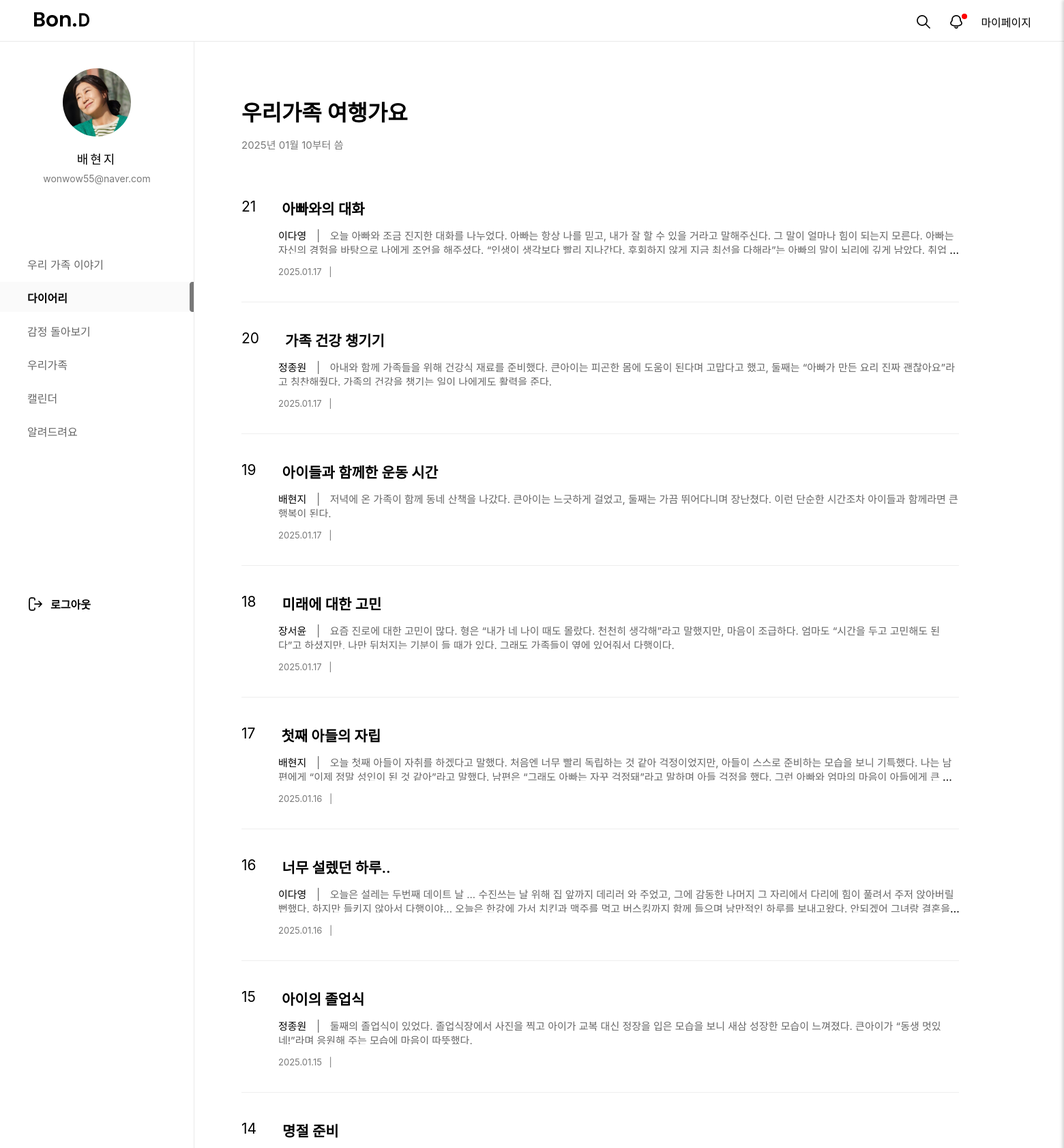
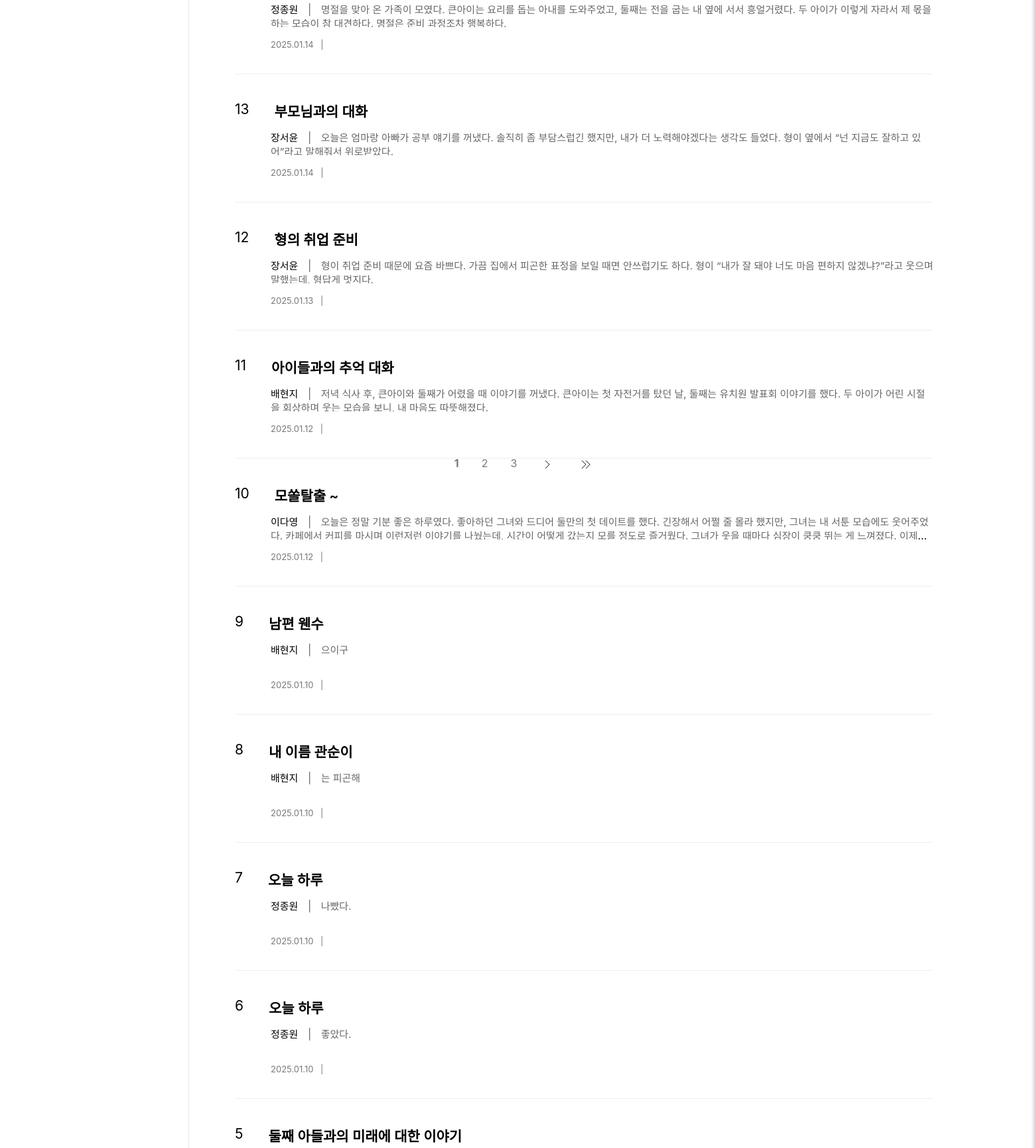
Screenshot of /diary/JdiaryList/ (signed in, upper part) with the database file from the repository (2 pictures, top to bottom).
### mypage/models.py (models this page shows, shortened)
class Img(models.Model):
  id = models.CharField(max_length=50, primary_key=True)  # 고유한 ID
  img = models.ImageField(upload_to='images/', null=True, blank=True, default='../static/images/calendar1/default_profile.png')  # 디폴트 이미지 설정

### loginpage/models.py (models this page shows, shortened)
class Member(models.Model):
  id = models.CharField(max_length=50,primary_key=True)
  pw = models.CharField(max_length=100)
  name = models.CharField(max_length=100)
  nicName = models.CharField(max_length=100,default='123')
  mail = models.EmailField(max_length=100)
  birthday = models.CharField(max_length=50)
  gender = models.CharField(max_length=10,choices=[('남자', '남자'), ('여자', '여자')])
  mdate = models.DateTimeField(auto_now=True)
  created_group = models.OneToOneField(
        'diary.GroupDiary',  # '앱이름.모델이름' 형식
        on_delete=models.SET_NULL,
        null=True,
        blank=True,
        related_name='creator'
    )
  joined_group = models.ForeignKey(
        'diary.GroupDiary',  # '앱이름.모델이름' 형식
        on_delete=models.SET_NULL,
        null=True,
        blank=True,
        related_name='members'
    )

### diary/models.py (models this page shows, shortened)
class GroupDiary(models.Model):
  gno = models.IntegerField(default=0, null=False)
  member = models.ForeignKey(Member,on_delete=models.DO_NOTHING, null=False)
  gtitle = models.CharField(max_length=200)
  gName = models.CharField(max_length=100, null=False, default="우리 가족") # 그룹이름
  created_at = models.DateTimeField(auto_now_add=True)
  role = models.IntegerField(default=1)

class Content(models.Model):
  cno = models.AutoField(primary_key=True)
  member = models.ForeignKey(Member,on_delete=models.DO_NOTHING, null=False) # 유저id & 닉네임 가져옴
  ctitle = models.CharField(max_length=1000)
  ccontent = models.TextField(null=True)
  cdate = models.DateTimeField(default=timezone.now)  # 기본값을 오늘 날짜로 설정
  group_diary  = models.ManyToManyField(GroupDiary, blank=True)
  image = models.ImageField(upload_to='diary_images/', blank=True, null=True)  # 이미지
  mdiary = models.ForeignKey(MdiaryBoard, on_delete=models.CASCADE, null=True, blank=True)

### diary/views.py (the view)
# urls.py: path('JdiaryList/', views.JdiaryList, name="JdiaryList"), # 생성한 다이어리 리스트
def JdiaryList(request):
	if request.method == "GET":
		session_id = request.session.get('session_id')  # 세션에서 'session_id'를 가져옴
		member = Member.objects.filter(id=session_id).first()
		qb = Img.objects.filter(id=session_id).first()
		if not member:
			return HttpResponse("사용자 정보가 존재하지 않습니다.", status=400)
		if member.joined_group:
			gno = member.joined_group.gno
			joingroup = GroupDiary.objects.filter(gno=gno).first()
			contents = joingroup.content_set.all().order_by("-cdate")  # 해당 GroupDiary에 연결된 모든 Content 객체 가져오기
			if not contents:
				return render(request, 'JdiaryList.html')
			npage = request.GET.get('npage', 1)
			paginator = Paginator(contents, 10)
			page_obj = paginator.get_page(npage)
			context = {
				'member':member,
				'content': page_obj.object_list,
				'JdiaryList':page_obj,
				'jdiary':contents,
				'joinDiary':joingroup,
				'qb':qb}
			return render(request, 'JdiaryList.html', context)
		else:
			context = {'qb':qb}
			return render(request, 'JdiaryList.html', context)

### diary/templates/JdiaryList.html (shortened to what this page needs)
{% load static %}
<!DOCTYPE html>
<html lang="ko">
<head>
  <link rel="stylesheet" href="{% static '/css/diary/Mdiary_list.css'%}">
  <link rel="stylesheet" href="{% static '/css/home/main.css'%}">
  <link rel="stylesheet" as="style" crossorigin href="https://cdn.jsdelivr.net/gh/orioncactus/pretendard@v1.3.9/dist/web/variable/pretendardvariable.min.css" />
</head>
</head>
<body>
	<div id="top_nav">
		<h1><a href="/main/index/"></a></h1>
		<ul class="top_menu">
			<li><a id="searchBtn"><img src="/static/images/home/search_icon.png" alt=""></a></li>
			<li>
				<a id="notiBtn">
						<img src="/static/images/home/bell_off_icon.png" alt="">
						<span class="notification-dot"></span>
				</a>
		</li>
			<li><a href="/mypage/main/">마이페이지</a></li>
		</ul>
	</div>
<div id="gnb">
  <div id="user_profile">
    <div id="pimg">
      <img src="{{ qb.img.url }}" alt="" />
    </div>
    <p id="uName">{{member.name}}</p>
    <p id="uEmail">{{member.mail}}</p>
  </div>
  <nav id="menu">
    <ul>
      <a href="/main/index/"><li class="menu_item">우리 가족 이야기</li></a>
      <a href="/diary/diaryHome/"><li class="menu_item active">다이어리</li></a>
      <a href="/emotion/main/"><li class="menu_item">감정 돌아보기</li></a>
      <a href="/family1/fam/"><li class="menu_item">우리가족</li></a>
      <a href="/calendar1/cal/"><li class="menu_item">캘린더</li></a>
      <a href="/customer/"><li class="menu_item">알려드려요</li></a>
    </ul>
  </nav>
  <div id="logout">
    <a href="/main/logout/"><span>로그아웃</span></a>
  </div>
</div>
<div id="main_area">
  <div id="title_area">
    <p id="infoTit">
      {% if jdiary %}
        <p id="p_ctitle">{{ joinDiary.gtitle }}</p>
        <p id="dateTit">{{joinDiary.created_at|date:"Y년 m월 d부터 씀"}}</p>
      {% else %}
        <p id="p_ctitle">가족에게 다이어리 초대를 받아보세요.</p>
      {% endif %}
    </p>
  </div>
  <div id="list_area">
    {% if jdiary %}
    {% for j in jdiary %}
    <div class="list_group">
      <a href="/diary/Jdiary_view/{{j.cno}}/?pageNum={{forloop.revcounter}}">
        <div class="wrap_cont">
          <span class="tit_post"><span class="num_txt">{{forloop.revcounter}}</span>{{j.ctitle}}</span>
          <p class="desc_cont">
            <span class="diaryTit">{{j.member.name}}</span><span class="space"> | </span>
            <span class="list_txt">{{j.ccontent}}
            </span>
          </p>
        </div>
        <dl class="list_post_info">
          <dd class="txt_g">
            <span>{{ j.cdate|date:"Y.m.d" }}</span><span class="space"> | </span>
          </dd>
        </dl>
      </a>
    </div>
    {% endfor %}
    {% else %}
    공유 받은 일기장이 없어요!
    {% endif %}
    </div>
  </div>
  <ul class="page_num">
    {% for page in JdiaryList.paginator.page_range %}
      {% if page == JdiaryList.number %}
        <a href="#"><li class="nowNum"><strong>{{page}}</strong></li></a>
      {% else %}
        <a href="?npage={{page}}"><li class="num"><div>{{page}}</div></li></a>
      {% endif %}
    {% endfor %}
    {% if JdiaryList.has_next %}
      <a href="?npage={{diary.next_page_number}}"><li class="next"><img src="/static/images/diary/right.png" alt=""></li></a>
      <a href="?npage={{diary.paginator.num_pages}}"><li class="last"><img src="/static/images/diary/right_double.png" alt=""></li></a>
    {% else %}
      <li class="next"></li>
      <li class="last"></li>
    {% endif %}
  </ul>
</body>
</html>

### static/css/diary/Mdiary_list.css (style rules this page uses)
* { margin:0; padding:0; font-family: "Pretendard Variable", Pretendard, -apple-system, BlinkMacSystemFont, system-ui, Roboto, "Helvetica Neue", "Segoe UI", "Apple SD Gothic Neo", "Noto Sans KR", "Malgun Gothic", "Apple Color Emoji", "Segoe UI Emoji", "Segoe UI Symbol", sans-serif; }
a { text-decoration: none; color:inherit }
#main_area { width:1391px; height:2252px; margin-left:284px; padding-top: 110px; padding-left: 70px; }
#title_area { width:1457px; height:140px; }
#infoTit { padding-bottom:20px; padding-top:10px; }
#p_mtitle, #p_ctitle, dateTit { font-size:32px; font-weight:610; }
#dateTit { font-size:15px; color:#797979; margin-bottom:20px; margin-top: 15px; }
#list_area { width:1457px; height:1989px; }
.list_group { width:1052px; height:193px; padding-top:40px; border-bottom:1px solid #EEEEEE; box-sizing:border-box; }
.wrap_cont { width:1000px; height:76px; }
.diaryTit { font-size:15px; font-weight:400; }
.desc_cont { width:1000px; height:38px; overflow: hidden; text-overflow: ellipsis; display: -webkit-box; -webkit-box-orient: vertical; -webkit-line-clamp:2; padding-top:14px; padding-left:54px; }
.tit_post { display:flex; font-size:21px; font-weight:600; }
.num_txt { font-size:21px; font-weight:400; margin-right:20px; padding-right:18px; }
.wrap_cont .space { margin:0 10px; color:#666666; }
.list_txt { font-size:15px; font-weight:400; color:#666666; line-height:21px; }
.txt_g { font-size:13px; font-weight:400; color:#797979; padding-top:24px; padding-left:54px; }
.txt_g .space { margin:0 7px; }
.page_num { width:100%; height:38px; display:flex; justify-content:center; list-style-type:none; padding-bottom:113px; }
.page_num li { margin:0 5px; }
.page_num a { display:block; padding:8px 12px; text-decoration:none; color: #797979; border-radius: 4px; transition: background-color 0.3s; }

### static/css/home/main.css (style rules this page uses)
* { margin: 0; padding: 0; font-family: "Pretendard Variable", Pretendard, -apple-system, BlinkMacSystemFont, system-ui, Roboto, "Helvetica Neue", "Segoe UI", "Apple SD Gothic Neo", "Noto Sans KR", "Malgun Gothic", "Apple Color Emoji", "Segoe UI Emoji", "Segoe UI Symbol", sans-serif; }
a { text-decoration: none; color: inherit; cursor: pointer; }
ol, ul { list-style: none; }
#top_nav { width: 100%; height: 60px; background: #fff; border-bottom: 1px solid #E9E9E9; position: fixed; z-index: 1000; }
#gnb { width: 284px; height: 100%; overflow-y: auto; position: fixed; top : 60px; border-right: 1px solid #E9E9E9; background: #fff; }
#user_profile { width: 284px; height: 264px; text-align: center; }
#uName { font-size: 18px; font-weight: 500; letter-spacing: 3px; line-height: 21px; margin-top:23px }
#uEmail { font-size: 14px; font-weight: 400; line-height: 17px; color: #797979; margin-top:9px }
#pimg { width: 100px; height: 100px; border-radius: 100%; overflow: hidden; margin: 40px auto 0; }
#pimg img { width: 100%; height: 100%; object-fit: cover; }
#menu ul { list-style: none; padding-left: 0; margin-bottom: 220px; }
#menu ul li { height: 44px; padding: 11px 0 11px 40px; margin-bottom: 5px; box-sizing: border-box; transition: background-color 0.3s, color 0.3s; }
.menu_item { font-size: 16px; font-weight: 400; color: #666; }
.menu_item.active { font-size: 16px; font-weight: 600; color: #000; background-color: #FAFAFA; background-image: url(../../images/home/menu_bar.png); background-repeat: no-repeat; background-position: right center; }
#logout { font-size: 16px; font-weight: 600; margin-left: 40px; background-image: url(../../images/home/logout_icon.png); background-repeat: no-repeat; background-position: left center; }
#logout span { margin-left: 34px; }
#top_nav>h1 { width: 81px; height: 24px; background: url('../../images/home/logo_sample.png') no-repeat; position: absolute; left:50px; top:18px; }
.top_menu { display: flex; gap: 24px; justify-content: flex-end; margin-right: 48px; padding-top: 20px; box-sizing: border-box; }
#notiBtn { position: relative; }
.notification-dot { position: absolute; top: -8px; right: -4px; width: 8px; height: 8px; background-color: red; border-radius: 50%; display: none; }

### rows the page displays
Img: img (picture)
Member: name "배현지", mail "wonwow55@naver.com"
GroupDiary: gtitle "우리가족 여행가요", created_at "2025년 01월 10부터 씀"
Content: ctitle "아빠와의 대화", member.name "이다영", ccontent "오늘 아빠와 조금 진지한 대화를 나누었다. 아빠는 항상 나를 믿고, 내가 잘 할 수 있을 거라고 말해주신다. 그 말이 얼마나 힘이 되는지 모른다. 아빠는 자신의 경험을 바탕으로 나에게 조언을 해주셨다. “인생이 생각보다 빨리 지나간다. 후회하지 않게 지금 최선을 다해라”는 아빠의 말이 뇌리에 깊게 남았다.…", cdate "2025.01.17"
Content: ctitle "가족 건강 챙기기", member.name "정종원", ccontent "아내와 함께 가족들을 위해 건강식 재료를 준비했다. 큰아이는 피곤한 몸에 도움이 된다며 고맙다고 했고, 둘째는 “아빠가 만든 요리 진짜 괜찮아요”라고 칭찬해줬다. 가족의 건강을 챙기는 일이 나에게도 활력을 준다.", cdate "2025.01.17"
Content: ctitle "아이들과 함께한 운동 시간", member.name "배현지", ccontent "저녁에 온 가족이 함께 동네 산책을 나갔다. 큰아이는 느긋하게 걸었고, 둘째는 가끔 뛰어다니며 장난쳤다. 이런 단순한 시간조차 아이들과 함께라면 큰 행복이 된다.", cdate "2025.01.17"
Content: ctitle "미래에 대한 고민", member.name "장서윤", ccontent "요즘 진로에 대한 고민이 많다. 형은 “내가 네 나이 때도 몰랐다. 천천히 생각해”라고 말했지만, 마음이 조급하다. 엄마도 “시간을 두고 고민해도 된다”고 하셨지만, 나만 뒤처지는 기분이 들 때가 있다. 그래도 가족들이 옆에 있어줘서 다행이다.", cdate "2025.01.17"
Content: ctitle "첫째 아들의 자립", member.name "배현지", ccontent "오늘 첫째 아들이 자취를 하겠다고 말했다. 처음엔 너무 빨리 독립하는 것 같아 걱정이었지만, 아들이 스스로 준비하는 모습을 보니 기특했다. 나는 남편에게 “이제 정말 성인이 된 것 같아”라고 말했다. 남편은 “그래도 아빠는 자꾸 걱정돼”라고 말하며 아들 걱정을 했다. 그런 아빠와 엄마의 마음이 아들에게…", cdate "2025.01.16"
Content: ctitle "너무 설렜던 하루..", member.name "이다영", ccontent "오늘은 설레는 두번째 데이트 날 ... 수진쓰는 날 위해 집 앞까지 데리러 와 주었고, 그에 감동한 나머지 그 자리에서 다리에 힘이 풀려서 주저 앉아버릴 뻔했다. 하지만 들키지 않아서 다행이야... 오늘은 한강에 가서 치킨과 맥주를 먹고 버스킹까지 함께 들으며 낭만적인 하루를 보내고왔다. 안되겠어 그녀랑…", cdate "2025.01.16"
Content: ctitle "아이의 졸업식", member.name "정종원", ccontent "둘째의 졸업식이 있었다. 졸업식장에서 사진을 찍고 아이가 교복 대신 정장을 입은 모습을 보니 새삼 성장한 모습이 느껴졌다. 큰아이가 “동생 멋있네!”라며 응원해 주는 모습에 마음이 따뜻했다.", cdate "2025.01.15"
Content: ctitle "명절 준비", member.name "정종원", ccontent "명절을 맞아 온 가족이 모였다. 큰아이는 요리를 돕는 아내를 도와주었고, 둘째는 전을 굽는 내 옆에 서서 흥얼거렸다. 두 아이가 이렇게 자라서 제 몫을 하는 모습이 참 대견하다. 명절은 준비 과정조차 행복하다.", cdate "2025.01.14"
Content: ctitle "부모님과의 대화", member.name "장서윤", ccontent "오늘은 엄마랑 아빠가 공부 얘기를 꺼냈다. 솔직히 좀 부담스럽긴 했지만, 내가 더 노력해야겠다는 생각도 들었다. 형이 옆에서 “넌 지금도 잘하고 있어”라고 말해줘서 위로받았다.", cdate "2025.01.14"
Content: ctitle "형의 취업 준비", member.name "장서윤", ccontent "형이 취업 준비 때문에 요즘 바쁘다. 가끔 집에서 피곤한 표정을 보일 때면 안쓰럽기도 하다. 형이 “내가 잘 돼야 너도 마음 편하지 않겠냐?”라고 웃으며 말했는데, 형답게 멋지다.", cdate "2025.01.13"
Content: ctitle "아이들과의 추억 대화", member.name "배현지", ccontent "저녁 식사 후, 큰아이와 둘째가 어렸을 때 이야기를 꺼냈다. 큰아이는 첫 자전거를 탔던 날, 둘째는 유치원 발표회 이야기를 했다. 두 아이가 어린 시절을 회상하며 웃는 모습을 보니, 내 마음도 따뜻해졌다.", cdate "2025.01.12"
Content: ctitle "모쏠탈출 ~", member.name "이다영", ccontent "오늘은 정말 기분 좋은 하루였다. 좋아하던 그녀와 드디어 둘만의 첫 데이트를 했다. 긴장해서 어쩔 줄 몰라 했지만, 그녀는 내 서툰 모습에도 웃어주었다. 카페에서 커피를 마시며 이런저런 이야기를 나눴는데, 시간이 어떻게 갔는지 모를 정도로 즐거웠다. 그녀가 웃을 때마다 심장이 쿵쿵 뛰는 게…", cdate "2025.01.12"
Content: ctitle "남편 웬수", member.name "배현지", ccontent "으이구", cdate "2025.01.10"
Content: ctitle "내 이름 관순이", member.name "배현지", ccontent "는 피곤해", cdate "2025.01.10"
Content: ctitle "오늘 하루", member.name "정종원", ccontent "나빴다.", cdate "2025.01.10"
Content: ctitle "오늘 하루", member.name "정종원", ccontent "좋았다.", cdate "2025.01.10"
Content: ctitle "둘째 아들과의 미래에 대한 이야기"

### other values shown
{{ page }} "1"
{{ page }} "2" "3"
